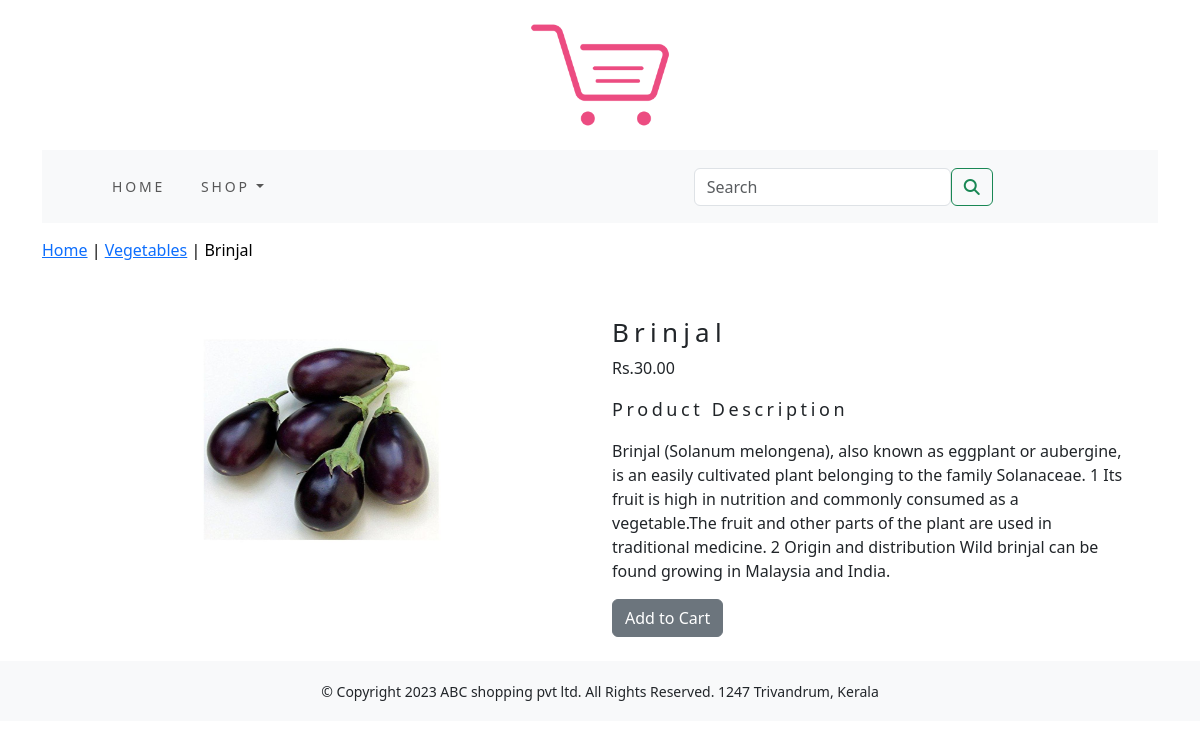
/ecommerceapp/vegetables/brinjal/, run on the app's committed database.
### ecommerceapp/models.py (models this page shows, shortened)
class Product(models.Model):
    name = models.CharField(max_length=250, unique=True)
    slug = models.SlugField(max_length=250, unique=True)
    description = models.TextField(blank=True)
    price = models.DecimalField(max_digits=10, decimal_places=2)
    category = models.ForeignKey(Category, on_delete=models.CASCADE)
    image = models.ImageField(upload_to='product', blank=True)
    stock = models.IntegerField()
    available = models.BooleanField(default=True)
    created = models.DateTimeField(auto_now_add=True)
    updated = models.DateTimeField(auto_now=True)
    class Meta:
        ordering = ('name',)
        verbose_name = 'product'
        verbose_name_plural = 'products'

class Category(models.Model):
    name = models.CharField(max_length=250, unique=True)
    slug = models.SlugField(max_length=250, unique=True)
    description = models.TextField()
    image = models.ImageField(upload_to='category', blank=True)
    class Meta:
        ordering = ('name',)
        verbose_name = 'category'
        verbose_name_plural = 'categories'
    def get_url(self):
        return reverse('ecommerceapp:products_by_category', args=[self.slug])
    def __str__(self):
        return '{}'.format(self.name)

### ecommerceapp/views.py (the view)
# urls.py: path('<slug:c_slug>/<slug:product_slug>/', views.proDetail, name='prodCatdetail'),
def proDetail(request, c_slug, product_slug):
    try:
        product = Product.objects.get(category__slug=c_slug, slug=product_slug)
    except Exception as e:
        raise e
    return render(request, 'product.html', {'product': product})

### cart/context_processors.py (called while the page is built)
def counter(request):
    item_count = 0
    if 'admin' in request.path:
        return {}
    else:
        try:
            cart = Cart.objects.filter(cart_id=cart_id(request))
            cart_items = CartItem.objects.all().filter(cart=cart[:1])
            for cart_item in cart_items:
                item_count += cart_item.quantity
        except Cart.DoesNotExist:
            item_count = 0
    return dict(item_count=item_count)

### cart/views.py (called while the page is built)
def cart_id(request):
    cart = request.session.session_key
    if not cart:
        cart = request.session.create()
    return cart

### ecommerceapp/context_processors.py (called while the page is built)
def menu_links(request):
    links = Category.objects.all()
    return dict(links=links)

### templates/product.html (shortened to what this page needs)
{% extends 'base.html' %}
{% load static %}
{% block content %}
<div class="row my_prod_row_class">
  <div class="mx_auto">
    <p><a href="{% url 'ecommerceapp:allProdcat' %}">Home</a> | <a href="{{product.category.get_url}}">{{product.category}}</a> | {{product.name}} </p>
  </div>
</div>
<div class="container">
<br>
<div class="row">
  <div class="col-12 col-md-12 col-sm-12 col-lg-6 text-center">
    <div style="min-width:18rem">
      <img src="{{product.image.url}}" alt="{{product.name}}" width="250px" height="250px">
    </div>
  </div>
    <div class="col-12 col-sm-12 col-md-12 col-lg-6">
      <div>
      <h1 class="my_prod_title">{{product.name}}</h1>
      <p>Rs.{{product.price}}</p>
      <p class="my_title">Product Description</p>
      <p class="text-justify my_prod_texts">{{product.description}}</p>
      {% if product.stock <= 0 %}
      <p class="text-justify my_prod_texts"><b>Out of Stock</b></p>
      {% else %}
      <a class="btn btn-secondary" href="{% url 'cart:add_cart' product.id %}">Add to Cart</a>
      {% endif %}
    </div>
    </div>
</div>
</div>
{% endblock %}

### ecommerceapp/static/css/custom.css (style rules this page uses)
.my_title { font-size: 18px; text_transform:uppercase; letter-spacing: .2em; }
.my_prod_row_class { padding-top:15px; padding-bottom:15px; }
.my_prod_row_class .mx_auto { color:#000; font-size:16px; text-decoration:none; }
.my_prod_title { font-size:26px; text_transform:uppercase; letter-spacing: .2em; padding-top:10px: padding-bottom:16px; }
.my_prod_texts { padding-right:20px; }

### data on the page
Product: category "Vegetables", name "Brinjal", image (picture), price "30.00", description "Brinjal (Solanum melongena), also known as eggplant or aubergine, is an easily cultivated plant belonging to the family Solanaceae. 1 Its fruit is high in nutrition and commonly consumed as a vegetable.The fruit and other parts of the plant are used in traditional medicine. 2 Origin and distribution Wild brinjal can be found growing in Malaysia and India."
